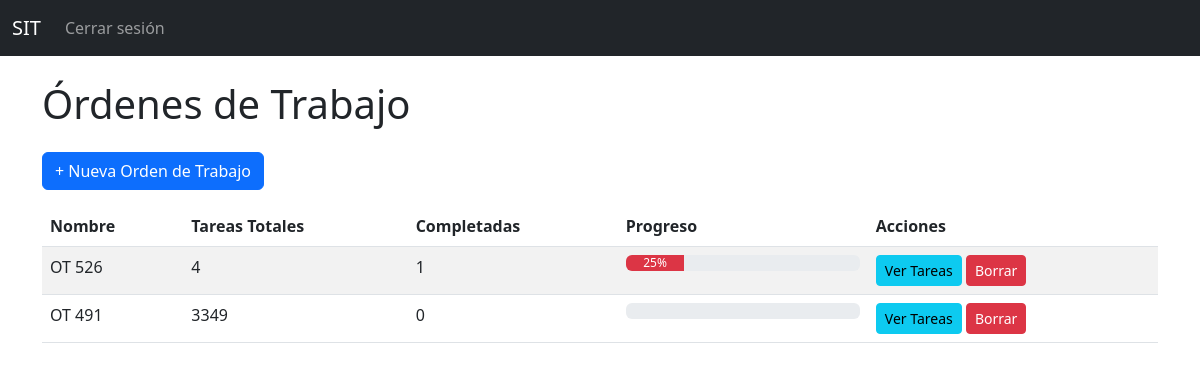
Before: /tareas/ordenes/ (signed in) with the older database file.
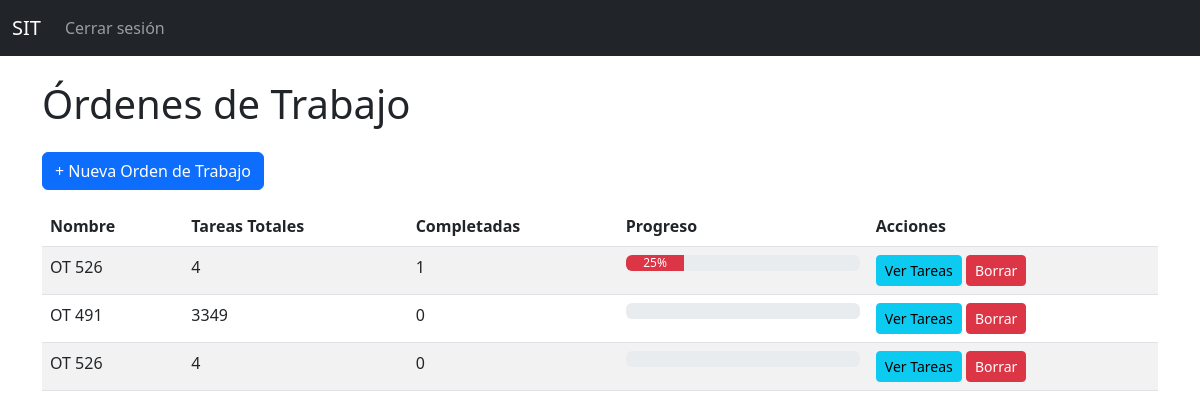
After: the same page with the newer database file.
### tareas_app/models.py (models this page shows, shortened)
class OrdenDeTrabajo(models.Model):
    nombre = models.CharField(max_length=200)
    descripcion = models.TextField(blank=True)
    archivo_excel = models.FileField(upload_to='ordenes_excel/', blank=True, null=True)
    fecha_creacion = models.DateTimeField(auto_now_add=True)
    creada_por = models.ForeignKey(Empleado, null=True, blank=True, on_delete=models.SET_NULL)

### tareas_app/views.py (the view)
# urls.py: path('ordenes/', views.lista_ordenes_trabajo, name='lista_ordenes_trabajo'),
@login_required
def lista_ordenes_trabajo(request):
    empleado = Empleado.objects.get(usuario=request.user)
    if not puede_ver_avances(empleado):
        return HttpResponseForbidden("No tenés permiso para ver las órdenes de trabajo.")
    if empleado.perfil == 'calidad':
        ordenes = OrdenDeTrabajo.objects.filter(tareas__estado='en_revision').distinct()
    else:
        ordenes = OrdenDeTrabajo.objects.all()
    ordenes_con_info = []
    for orden in ordenes:
        total = orden.tareas.count()
        completadas = orden.tareas.filter(estado='finalizada').count()
        progreso = int((completadas / total) * 100) if total > 0 else 0
        ordenes_con_info.append({
            'orden': orden,
            'total': total,
            'completadas': completadas,
            'progreso': progreso
        })
    return render(request, 'tareas/lista_ordenes_trabajo.html', {
        'ordenes': ordenes_con_info,
        'perfil_usuario': empleado.perfil
    })

### tareas_app/views.py (called while the page is built)
def puede_ver_avances(empleado):
    return empleado.perfil in ['administrador', 'ppc', 'produccion', 'calidad', 'despacho', 'ingenieria', 'rrhh']

### templates/tareas/lista_ordenes_trabajo.html (shortened to what this page needs)
{% extends 'base.html' %}
{% block content %}
<h1 class="mb-4">Órdenes de Trabajo</h1>
{% if perfil_usuario == 'administrador' or perfil_usuario == 'ingenieria' %}
<a href="{% url 'crear_orden_trabajo' %}" class="btn btn-primary mb-3">+ Nueva Orden de Trabajo</a>
{% endif %}
<table class="table table-striped">
    <thead>
        <tr>
            <th>Nombre</th>
            <th>Tareas Totales</th>
            <th>Completadas</th>
            <th>Progreso</th>
            <th>Acciones</th>
        </tr>
    </thead>
    <tbody>
        {% for item in ordenes %}
        <tr>
            <td>{{ item.orden.nombre }}</td>
            <td>{{ item.total }}</td>
            <td>{{ item.completadas }}</td>
            <td style="width: 250px;">
                <div class="progress">
                    <div class="progress-bar
                        {% if item.progreso < 50 %} bg-danger
                        {% elif item.progreso < 100 %} bg-warning
                        {% else %} bg-success
                        {% endif %}"
                        role="progressbar"
                        style="width: {{ item.progreso }}%;"
                        aria-valuenow="{{ item.progreso }}"
                        aria-valuemin="0"
                        aria-valuemax="100">
                        {{ item.progreso }}%
                    </div>
                </div>
            </td>
            <td>
                <a href="{% url 'detalle_orden_trabajo' item.orden.id %}" class="btn btn-sm btn-info">Ver Tareas</a>
                {% if perfil_usuario == 'administrador' or perfil_usuario == 'produccion' %}
                <a href="{% url 'borrar_orden_trabajo' item.orden.id %}" class="btn btn-sm btn-danger">Borrar</a>
                {% endif %}
            </td>
        </tr>
        {% empty %}
        <tr>
            <td colspan="5">No hay órdenes de trabajo.</td>
        </tr>
        {% endfor %}
    </tbody>
</table>
{% endblock %}

Changed rows visible on the page:
added OrdenDeTrabajo: orden.nombre "OT 526", total "4", completadas "0"
